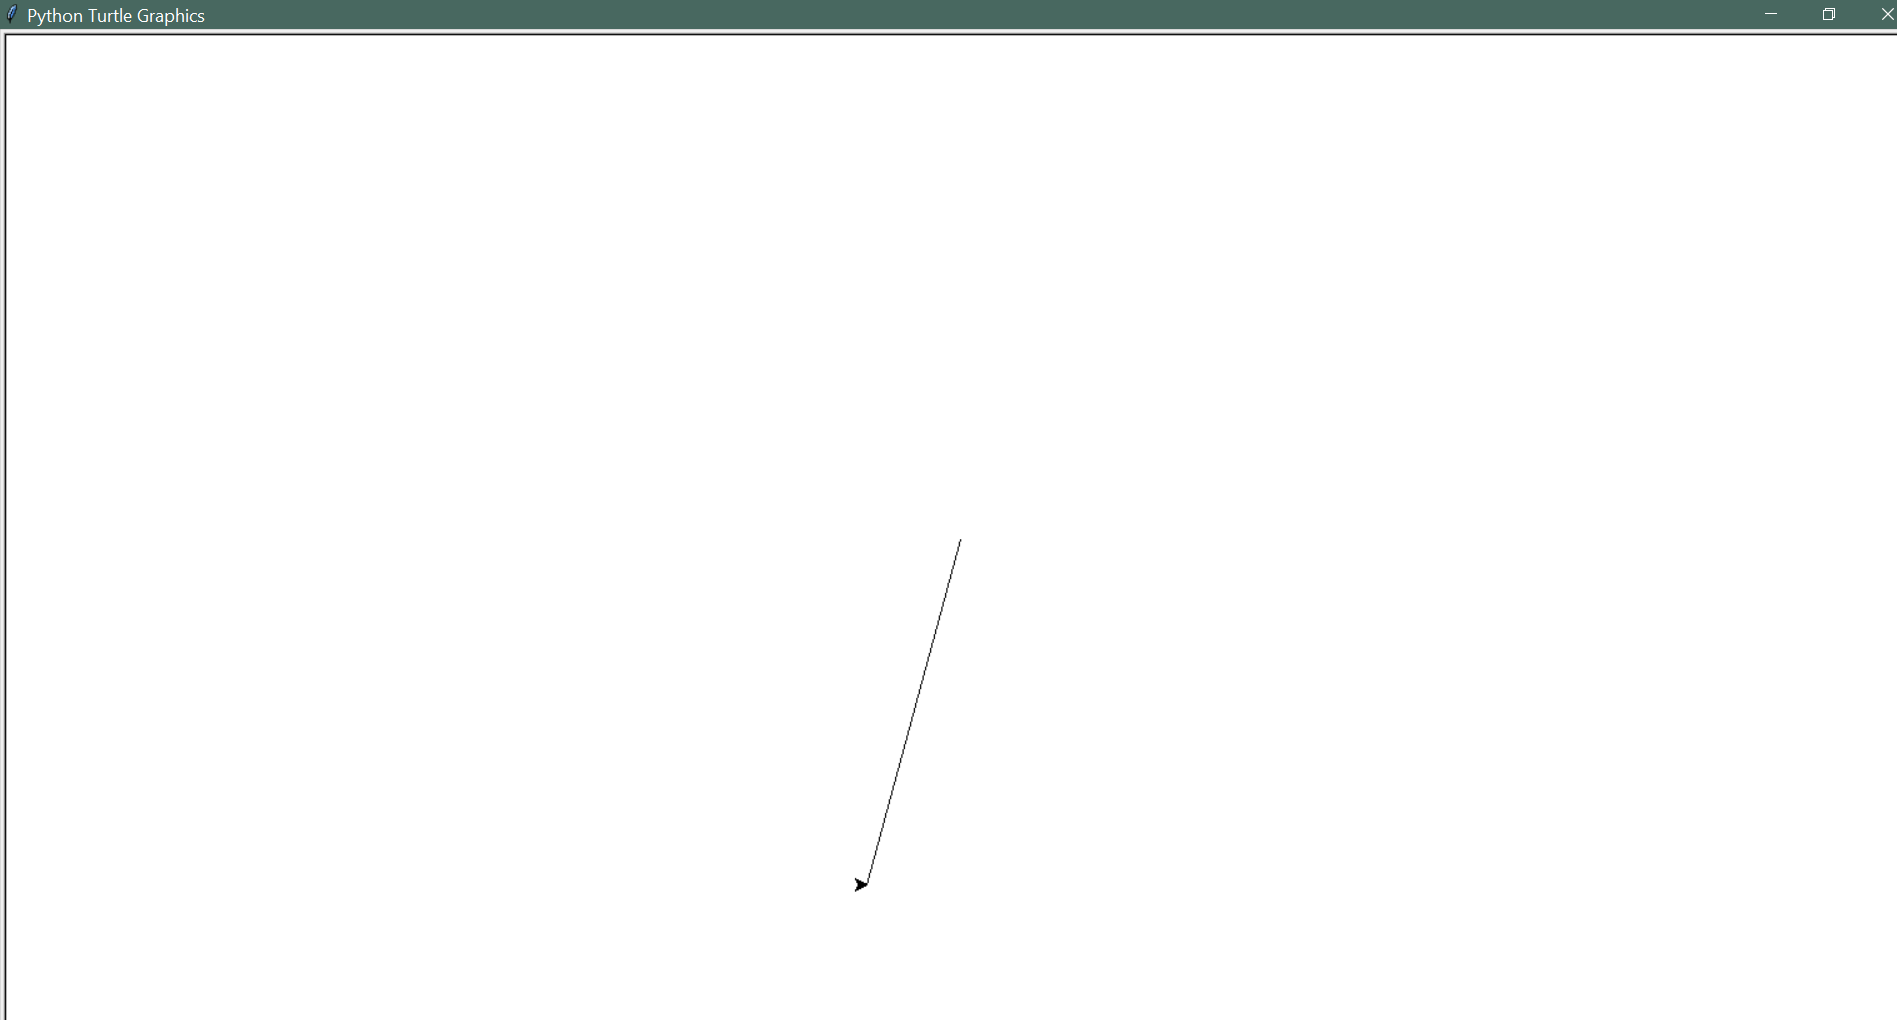

The script that drew this image:
import turtle

DDA = turtle.Turtle()




def line(x1,y1,x2,y2):
    x = x1
    y = y1
    DDA.penup()
    DDA.goto(x,y)
    DDA.pendown()
    i = 0
    dx = x2-x1
    dy = y2-y1
    if abs(dx) > abs(dy):
         steps = abs(dx)

    else:
         steps = abs(dy)

    x_incerement = dx/float(steps)
    y_incerement = dy/float(steps)

    for i in range(steps):
        x = x+ x_incerement
        y = y+ y_incerement
        print(round(x),round(y))

        DDA.goto(x,y)

line(-3,1,-78,-275)


turtle.done()
